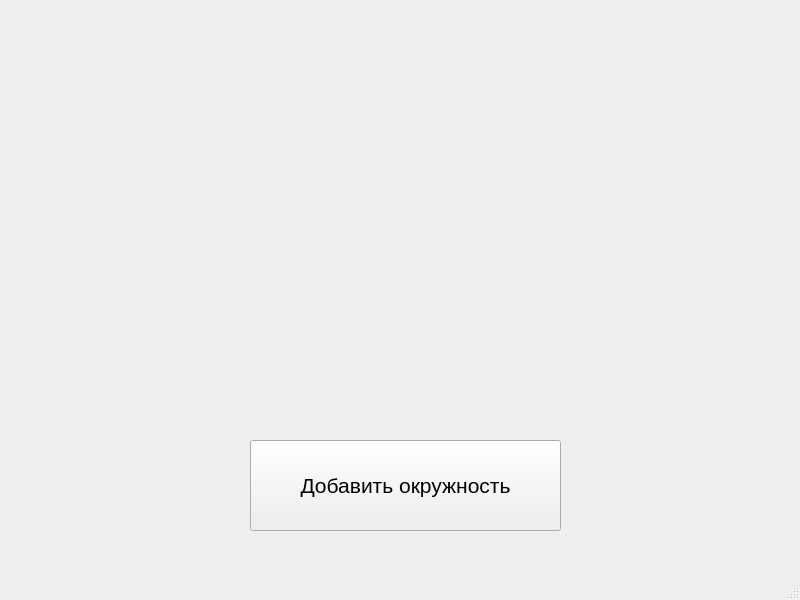
<?xml version="1.0" encoding="UTF-8"?>
<ui version="4.0">
 <class>MainWindow</class>
 <widget class="QMainWindow" name="MainWindow">
  <property name="geometry">
   <rect>
    <x>0</x>
    <y>0</y>
    <width>800</width>
    <height>600</height>
   </rect>
  </property>
  <property name="windowTitle">
   <string>MainWindow</string>
  </property>
  <widget class="QWidget" name="centralwidget">
   <widget class="QPushButton" name="pushButton">
    <property name="geometry">
     <rect>
      <x>250</x>
      <y>440</y>
      <width>311</width>
      <height>91</height>
     </rect>
    </property>
    <property name="font">
     <font>
      <family>Arial</family>
      <pointsize>16</pointsize>
     </font>
    </property>
    <property name="text">
     <string>Добавить окружность</string>
    </property>
   </widget>
  </widget>
  <widget class="QMenuBar" name="menubar">
   <property name="geometry">
    <rect>
     <x>0</x>
     <y>0</y>
     <width>800</width>
     <height>21</height>
    </rect>
   </property>
  </widget>
  <widget class="QStatusBar" name="statusbar"/>
 </widget>
 <resources/>
 <connections/>
</ui>
